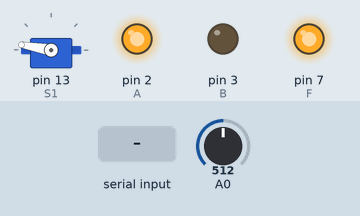
Simulated run of this sketch. Board: Arduino Uno, built with avr-gcc and run on an emulated ATmega328P. On the bench: servo, output pins drawn as LEDs (lit = HIGH). The inputs (shaded band) are chosen by the test bench; at power-on: A0 = 512. What the sketch prints to the serial monitor is not drawn.

Above: at 1.2 s.
1.3 s: A0 set to 1010
4.3 s: A0 set to 1020
At 5.5 s:
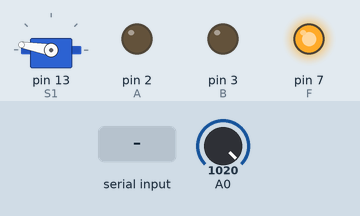
5.8 s: "u" received over Serial
At 6.7 s:
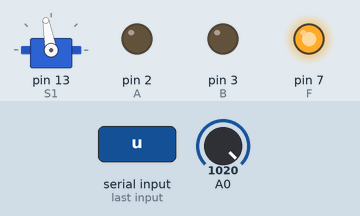
Timing chart, 0 to 10.3 s (numbered marks = the images above; inputs shaded):
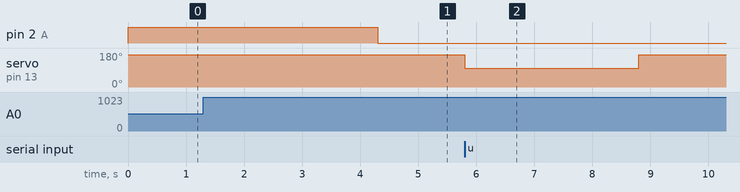

The sketch:

codeArduino.ino
```cpp
#include <Servo.h>
Servo myservo;

#define A 2  //Motor 1 A
#define B 3  //Motor 1 B
#define F 7  //Rele 1
#define S1 13  //Servo 1

int confi_capturar_foto;  // 0 no capture -- 1 capture
int confi_para_prediccion; // 0 no predict -- 1 predict
int sensor_Infra_Value = 0;
char dataReciver;

void init_Var(){
  digitalWrite(F, HIGH);
  myservo.write(170);
  confi_capturar_foto = 0;
  confi_para_prediccion = 0;

}
void setup() {
  Serial.begin(9600);
  myservo.attach(S1);
  pinMode(F, OUTPUT);

  init_Var();
}

void loop() {

  if (Serial.available()>0) {
    dataReciver = Serial.read();
  }

  sensor_Infra_Value = analogRead(0);
  switch (dataReciver){
    case 'u':
        //muevo servo
        dataReciver = " ";
        //Serial.print("uno");
        confi_para_prediccion = 1;
        myservo.write(100);
        if (sensor_Infra_Value > 1020){
           analogWrite(B, 0);
           analogWrite(A, 255);
        }
        delay(3000); // medir tiempo de caida
        //servo posicion original
        myservo.write(170);

    break;
    case 'n':
        dataReciver = " ";
        confi_para_prediccion = 1;
        if (sensor_Infra_Value > 1020){
           analogWrite(B, 0);
           analogWrite(A, 255);
        }
        delay(3000);
    break;
    case 's':
        analogWrite(B, 0);
        analogWrite(A, 0);
    break;
    case 'a': //confirmacion de foto tomada
      confi_capturar_foto = 1;
    break;
  }
    //mueve motor asta detectar objetos
    //Serial.println(sensorValue);
  if (sensor_Infra_Value < 1020){
     Serial.print("c"); // no hay objeto
     analogWrite(B, 0);
     analogWrite(A, 255);


     confi_capturar_foto = 0;
     confi_para_prediccion = 0;
  }else{
    //para el motor
     analogWrite(B, 0);
     analogWrite(A, 0);

     if (confi_capturar_foto == 0){
        Serial.print("m");
     }else if(confi_capturar_foto == 1 && confi_para_prediccion ==0){
        Serial.print("p");
     }

  }
  //Serial.println(sensor_Infra_Value);
  // m confirmacion para tomar foto
  // p activar predict
  // c continua la banda no hay objeto
  // a confirmacion de foto tomada
  // n recibio dato de nano
  // u recibio dato de uno
  // s paro de emergencia
}
```

Measured:
- the behaviour switches between 1019 and 1020 on A0 (found by bisection; images 0 and 1)
- after the input at 1.3 s, every drawn part: stays the same
- after the input at 4.3 s, pin 2 (A): HIGH → LOW at once
- after the input at 5.8 s, servo on pin 13 (S1): 170° → 100° at once, → 170° 3.0 s later
